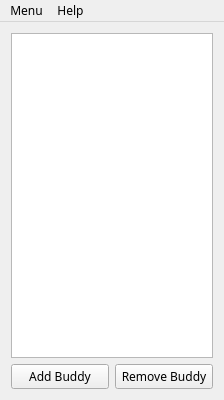
<?xml version="1.0" encoding="UTF-8"?>
<ui version="4.0">
 <class>slm_machineClass</class>
 <widget class="QMainWindow" name="slm_machineClass">
  <property name="geometry">
   <rect>
    <x>0</x>
    <y>0</y>
    <width>224</width>
    <height>400</height>
   </rect>
  </property>
  <property name="font">
   <font>
    <family>Sans Serif</family>
    <pointsize>9</pointsize>
   </font>
  </property>
  <property name="windowTitle">
   <string>slm_machine</string>
  </property>
  <property name="locale">
   <locale language="Turkish" country="Turkey"/>
  </property>
  <widget class="QWidget" name="centralWidget">
   <layout class="QVBoxLayout" name="verticalLayout_2">
    <item>
     <layout class="QVBoxLayout" name="verticalLayout">
      <item>
       <widget class="QListView" name="buddyList"/>
      </item>
      <item>
       <layout class="QHBoxLayout" name="horizontalLayout">
        <item>
         <widget class="QPushButton" name="addBuddyButton">
          <property name="text">
           <string>Add Buddy</string>
          </property>
         </widget>
        </item>
        <item>
         <widget class="QPushButton" name="removeBuddyButton">
          <property name="text">
           <string>Remove Buddy</string>
          </property>
         </widget>
        </item>
       </layout>
      </item>
     </layout>
    </item>
   </layout>
  </widget>
  <widget class="QMenuBar" name="menuBar">
   <property name="geometry">
    <rect>
     <x>0</x>
     <y>0</y>
     <width>224</width>
     <height>24</height>
    </rect>
   </property>
   <widget class="QMenu" name="menuMenu">
    <property name="title">
     <string>Menu</string>
    </property>
    <addaction name="actionEncryption_Key"/>
    <addaction name="separator"/>
    <addaction name="actionExit"/>
   </widget>
   <widget class="QMenu" name="menuAbout">
    <property name="title">
     <string>Help</string>
    </property>
    <addaction name="actionAbout_Qt"/>
    <addaction name="actionAbout_SLM"/>
   </widget>
   <addaction name="menuMenu"/>
   <addaction name="menuAbout"/>
  </widget>
  <action name="actionExit">
   <property name="text">
    <string>Exit</string>
   </property>
  </action>
  <action name="actionAbout_Qt">
   <property name="text">
    <string>About Qt</string>
   </property>
  </action>
  <action name="actionAbout_SLM">
   <property name="text">
    <string>About SLM</string>
   </property>
  </action>
  <action name="actionEncryption_Key">
   <property name="text">
    <string>Encryption Key</string>
   </property>
  </action>
 </widget>
 <layoutdefault spacing="6" margin="11"/>
 <resources/>
 <connections/>
</ui>
